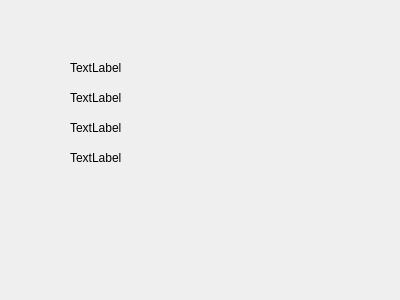
<?xml version="1.0" encoding="UTF-8"?>
<ui version="4.0">
 <class>addWorker</class>
 <widget class="QDialog" name="addWorker">
  <property name="geometry">
   <rect>
    <x>0</x>
    <y>0</y>
    <width>400</width>
    <height>300</height>
   </rect>
  </property>
  <property name="windowTitle">
   <string>Dialog</string>
  </property>
  <widget class="QLabel" name="label">
   <property name="geometry">
    <rect>
     <x>70</x>
     <y>60</y>
     <width>56</width>
     <height>16</height>
    </rect>
   </property>
   <property name="text">
    <string>TextLabel</string>
   </property>
  </widget>
  <widget class="QLabel" name="label_2">
   <property name="geometry">
    <rect>
     <x>70</x>
     <y>90</y>
     <width>56</width>
     <height>16</height>
    </rect>
   </property>
   <property name="text">
    <string>TextLabel</string>
   </property>
  </widget>
  <widget class="QLabel" name="label_3">
   <property name="geometry">
    <rect>
     <x>70</x>
     <y>120</y>
     <width>56</width>
     <height>16</height>
    </rect>
   </property>
   <property name="text">
    <string>TextLabel</string>
   </property>
  </widget>
  <widget class="QLabel" name="label_4">
   <property name="geometry">
    <rect>
     <x>70</x>
     <y>150</y>
     <width>56</width>
     <height>16</height>
    </rect>
   </property>
   <property name="text">
    <string>TextLabel</string>
   </property>
  </widget>
 </widget>
 <resources/>
 <connections/>
</ui>
